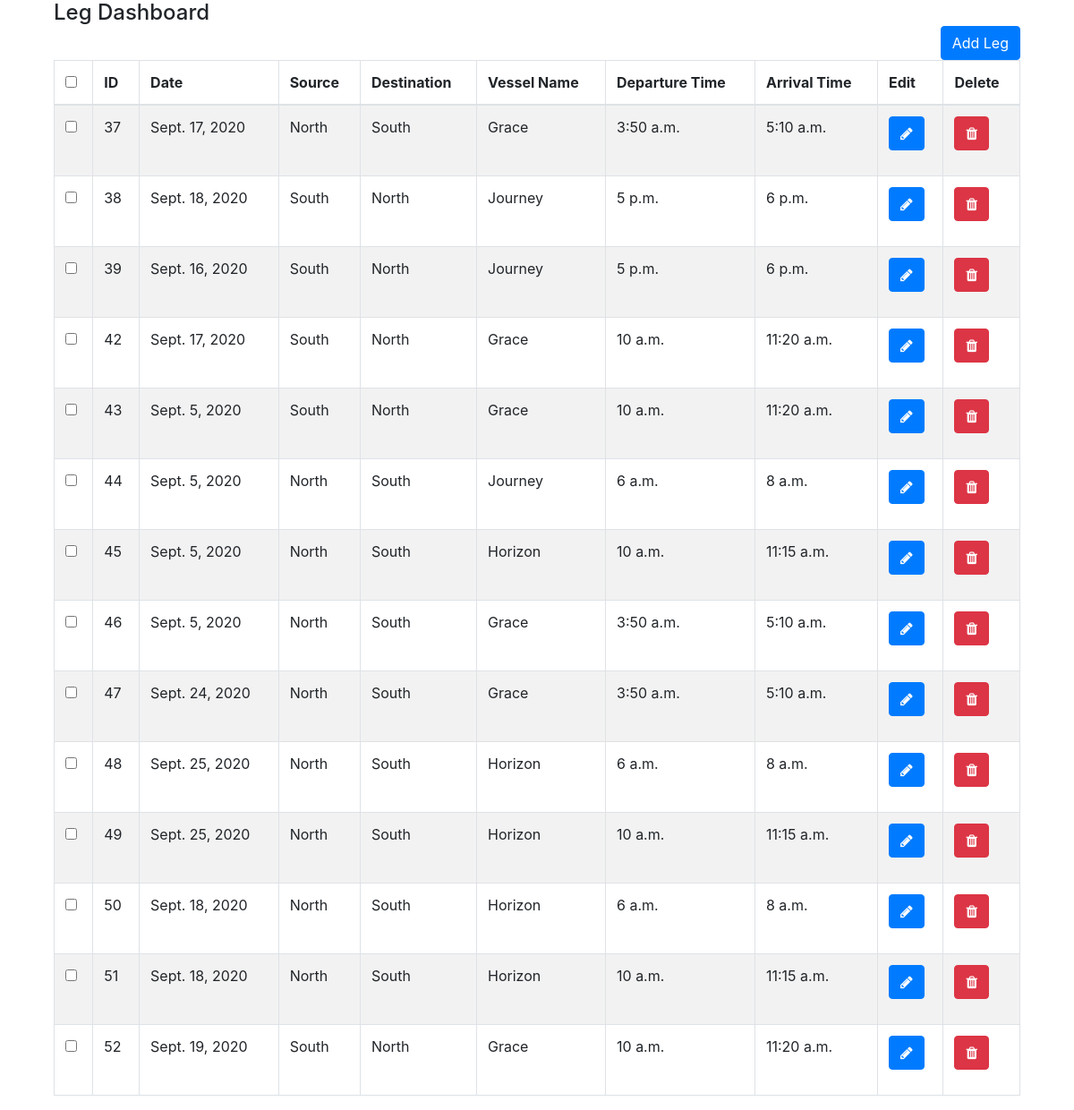
Page /leg_dashboard/ on the earlier database version.
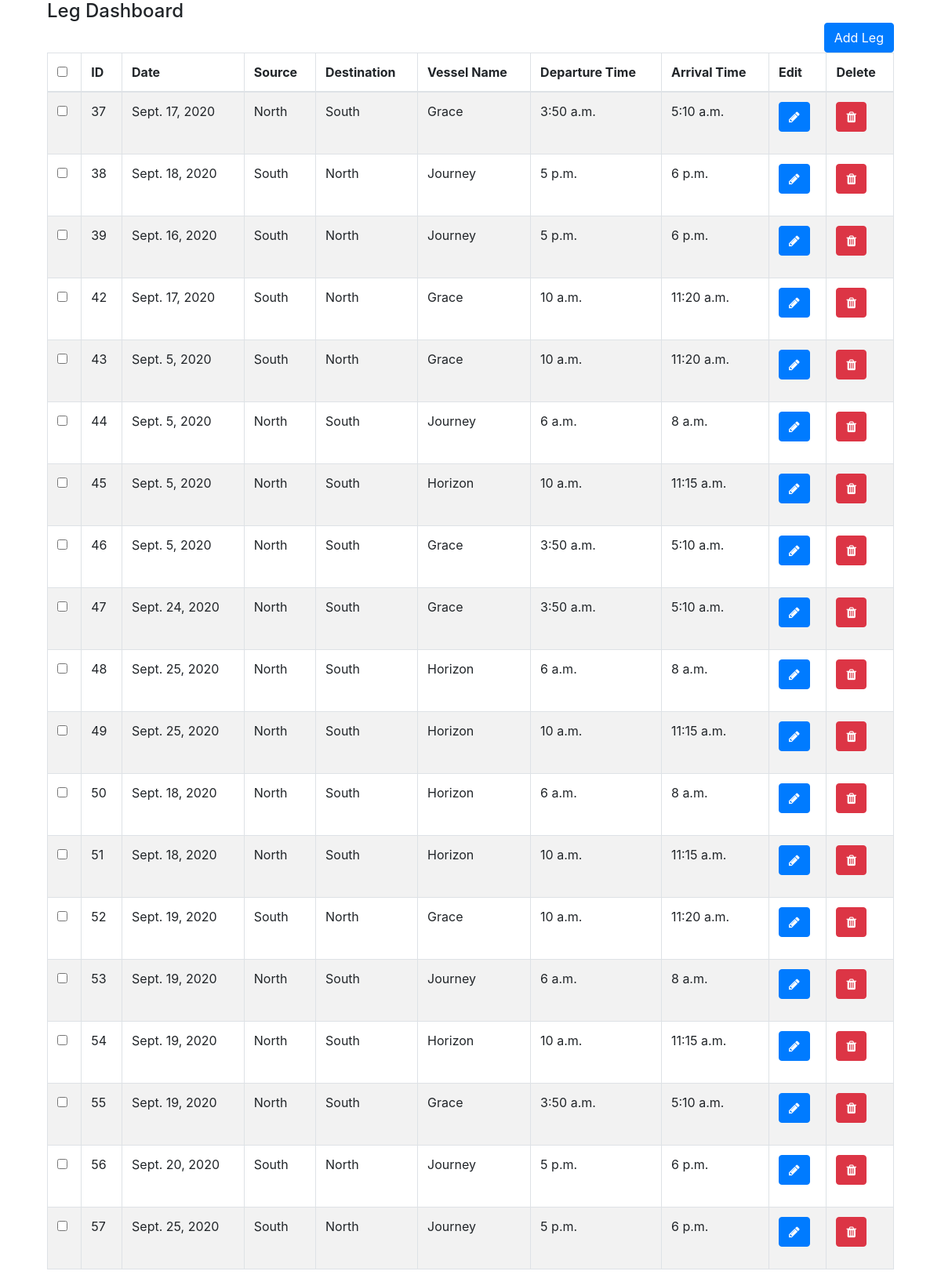
Same page on the later database version.
### leg/models.py (models this page shows)
class Leg(models.Model):
    date = models.DateField()
    day = models.CharField(max_length=20, null=True)
    run_id = models.PositiveSmallIntegerField()
    source = models.CharField(max_length=20, null=True)
    destination = models.CharField(max_length=20, null=True)
    vessel_name = models.CharField(max_length=20, null=True)
    departure_time = models.TimeField(null=True)
    arrival_time = models.TimeField(null=True)
    PASS = models.DecimalField(null=True, max_digits=10, decimal_places=2)
    PARS = models.DecimalField(null=True, max_digits=10, decimal_places=2)
    PCSS = models.DecimalField(null=True, max_digits=10, decimal_places=2)
    PCRS = models.DecimalField(null=True, max_digits=10, decimal_places=2)
    max_seats = models.PositiveIntegerField(null=True)
    sold_seats = models.PositiveIntegerField(null=True)
    available_seats = models.PositiveIntegerField(null=True)
    cancelled_status =models.BooleanField(default=False,null=True)

### leg/views.py (the view)
# urls.py: path('leg_dashboard/',view_leg,name='leg_dashboard'),
def view_leg(request):
    all_legs = Leg.objects.all()
    return render(request,"leg_dashboard.html",{'all_legs':all_legs})

### templates/leg_dashboard.html (shortened to what this page needs)
{% extends 'admin_base.html'%}
{% block content %}
    <div class='container'>
        <div class='row'>
        <div class="col-md-12">
        <h4>Leg Dashboard
            <div><a href="{% url 'add_leg' %}" class="btn btn-primary pull-right">Add Leg</a></div>
        </h4>
       <br>
        <div class="table-responsive">
            <table id="bootstrapdatatable" class="table table-striped table-bordered" width="100%">
                <thead>
                    <th><input type="checkbox" id="checkall" /></th>
                    <th>ID</th>
                    <th>Date</th>
                    <th>Source</th>
                    <th>Destination</th>
                    <th>Vessel Name</th>
                    <th>Departure Time</th>
                    <th>Arrival Time</th>
                    <th>Edit</th>
                    <th>Delete</th>
                 </thead>
                 <tbody>
                     {% for leg in all_legs %}
                     <tr>
                        <td><input type="checkbox" class="checkthis" /></td>
                        <td>{{ leg.id }}</td>
                        <td>{{ leg.date }}</td>
                        <td>{{ leg.source }}</td>
                        <td>{{ leg.destination }}</td>
                        <td>{{ leg.vessel_name }}</td>
                        <td>{{ leg.departure_time }}</td>
                        <td>{{ leg.arrival_time }}</td>
                        <td><p data-placement="top" data-toggle="tooltip" title="Edit"><a href="/edit_leg/{{ leg.id }}" class="btn btn-primary btn-xs" data-title="Edit" ><span><i class="fa fa-pencil" aria-hidden="true"></span></i></a></p></td>
                        <td><p data-placement="top" data-toggle="tooltip" title="Edit"><a href="/delete_leg/{{ leg.id }}" class="btn btn-danger btn-xs" data-title="Delete" ><span><i class="fa fa-trash" aria-hidden="true"></span></i></a></p></td>
                    </tr>
                     {% endfor %}
                 </tbody>
            </table>
        </div>
    </div>
{% endblock %}

Differences in the rows shown:
added Leg: id "53", date "Sept. 19, 2020", source "North", destination "South", vessel_name "Journey", departure_time "6 a.m.", arrival_time "8 a.m."
added Leg: id "54", date "Sept. 19, 2020", source "North", destination "South", vessel_name "Horizon", departure_time "10 a.m.", arrival_time "11:15 a.m."
added Leg: id "55", date "Sept. 19, 2020", source "North", destination "South", vessel_name "Grace", departure_time "3:50 a.m.", arrival_time "5:10 a.m."
added Leg: id "56", date "Sept. 20, 2020", source "South", destination "North", vessel_name "Journey", departure_time "5 p.m.", arrival_time "6 p.m."
added Leg: id "57", date "Sept. 25, 2020", source "South", destination "North", vessel_name "Journey", departure_time "5 p.m.", arrival_time "6 p.m."
